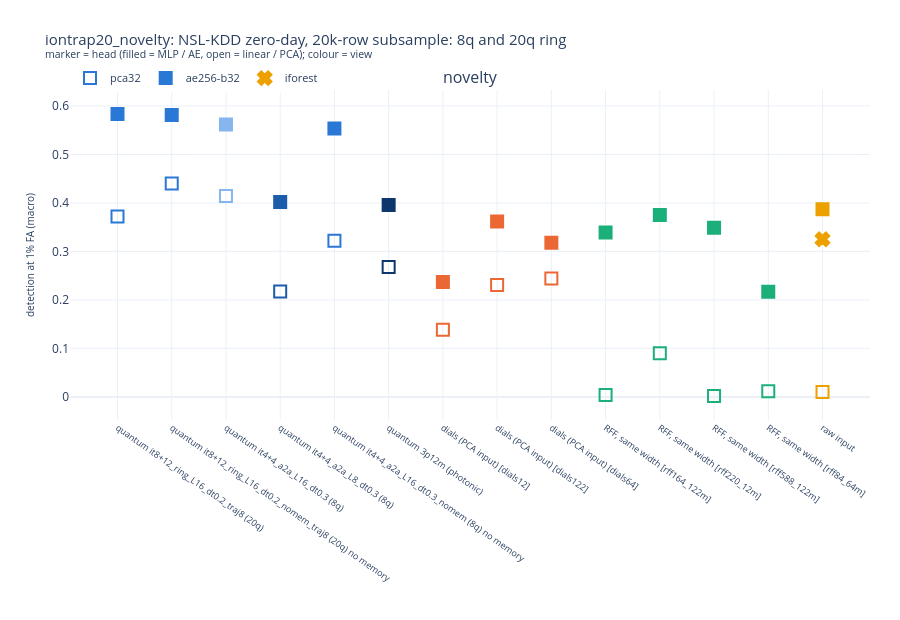

Notebook cell for this chart:
### Code cell
P.fig_qubits(R, "iontrap20_novelty")

### Figure 1 — Plotly figure (JSON) as saved in the notebook; plotly's stock layout.template omitted (floating-point values rounded to 4 significant figures)
{"data": [{"hovertemplate": "%{x}<br>pca32: %{y:.4f}<extra></extra>", "legendgroup": "pca32", "marker": {"color": ["#2a78d6", "#2a78d6", "#86b6ef", "#1c5cab", "#2a78d6", "#0d366b", "#eb6834", "#eb6834", "#eb6834", "#1baf7a", "#1baf7a", "#1baf7a", "#1baf7a", "#eda100"], "line": {"color": ["#2a78d6", "#2a78d6", "#86b6ef", "#1c5cab", "#2a78d6", "#0d366b", "#eb6834", "#eb6834", "#eb6834", "#1baf7a", "#1baf7a", "#1baf7a", "#1baf7a", "#eda100"], "width": 2}, "size": 12, "symbol": "square-open"}, "mode": "markers", "name": "pca32", "showlegend": true, "type": "scatter", "x": ["quantum it8+12_ring_L16_dt0.2_traj8 (20q)", "quantum it8+12_ring_L16_dt0.2_nomem_traj8 (20q) no memory", "quantum it4+4_a2a_L16_dt0.3 (8q)", "quantum it4+4_a2a_L8_dt0.3 (8q)", "quantum it4+4_a2a_L16_dt0.3_nomem (8q) no memory", "quantum 3p12m (photonic)", "dials (PCA input) [dials12]", "dials (PCA input) [dials122]", "dials (PCA input) [dials64]", "RFF, same width [rff164_122m]", "RFF, same width [rff220_12m]", "RFF, same width [rff588_122m]", "RFF, same width [rff84_64m]", "raw input"], "xaxis": "x", "y": [0.3718, 0.4399, 0.4143, 0.2174, 0.3218, 0.2681, 0.1387, 0.2307, 0.2441, 0.00364, 0.08988, 0.001823, 0.01143, 0.0103], "yaxis": "y"}, {"hovertemplate": "%{x}<br>ae256-b32: %{y:.4f}<extra></extra>", "legendgroup": "ae256-b32", "marker": {"color": ["#2a78d6", "#2a78d6", "#86b6ef", "#1c5cab", "#2a78d6", "#0d366b", "#eb6834", "#eb6834", "#eb6834", "#1baf7a", "#1baf7a", "#1baf7a", "#1baf7a", "#eda100"], "line": {"color": ["#2a78d6", "#2a78d6", "#86b6ef", "#1c5cab", "#2a78d6", "#0d366b", "#eb6834", "#eb6834", "#eb6834", "#1baf7a", "#1baf7a", "#1baf7a", "#1baf7a", "#eda100"], "width": 2}, "size": 12, "symbol": "square"}, "mode": "markers", "name": "ae256-b32", "showlegend": true, "type": "scatter", "x": ["quantum it8+12_ring_L16_dt0.2_traj8 (20q)", "quantum it8+12_ring_L16_dt0.2_nomem_traj8 (20q) no memory", "quantum it4+4_a2a_L16_dt0.3 (8q)", "quantum it4+4_a2a_L8_dt0.3 (8q)", "quantum it4+4_a2a_L16_dt0.3_nomem (8q) no memory", "quantum 3p12m (photonic)", "dials (PCA input) [dials12]", "dials (PCA input) [dials122]", "dials (PCA input) [dials64]", "RFF, same width [rff164_122m]", "RFF, same width [rff220_12m]", "RFF, same width [rff588_122m]", "RFF, same width [rff84_64m]", "raw input"], "xaxis": "x", "y": [0.5834, 0.5812, 0.5617, 0.4018, 0.5537, 0.3956, 0.2367, 0.3615, 0.3177, 0.3388, 0.375, 0.349, 0.217, 0.3869], "yaxis": "y"}, {"hovertemplate": "%{x}<br>iforest: %{y:.4f}<extra></extra>", "legendgroup": "iforest", "marker": {"color": ["#eda100"], "line": {"color": ["#eda100"], "width": 2}, "size": 12, "symbol": "x"}, "mode": "markers", "name": "iforest", "showlegend": true, "type": "scatter", "x": ["raw input"], "xaxis": "x", "y": [0.325], "yaxis": "y"}], "layout": {"annotations": [{"font": {"size": 16}, "showarrow": false, "text": "novelty", "x": 0.5, "xanchor": "center", "xref": "paper", "y": 1.0, "yanchor": "bottom", "yref": "paper"}], "height": 620, "hoverlabel": {"font": {"size": 11}}, "legend": {"font": {"size": 11}, "orientation": "h", "y": 1.08}, "margin": {"b": 200, "l": 70, "r": 30, "t": 90}, "title": {"font": {"size": 15}, "text": "iontrap20_novelty: NSL-KDD zero-day, 20k-row subsample: 8q and 20q ring<br><sup>marker = head (filled = MLP / AE, open = linear / PCA); colour = view</sup>"}, "xaxis": {"anchor": "y", "domain": [0.0, 1.0], "tickangle": 35, "tickfont": {"size": 9}}, "yaxis": {"anchor": "x", "domain": [0.0, 1.0], "title": {"font": {"size": 10}, "text": "detection at 1% FA (macro)"}}}}
